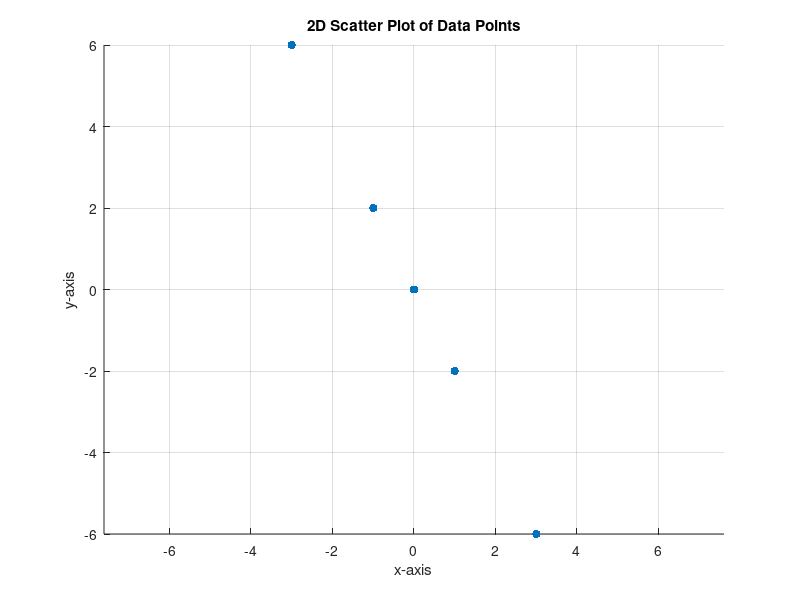

This chart was generated by the following MATLAB code: (Note: this script raises an error after producing the figure.)
clear all;
clc
%%%%%%% Part 1 %%%%%%%%
% Define the data points as two row vectors
x = [0, -1, -3, 1, 3];
y = [0, 2, 6, -2, -6];

% Create a scatter plot
figure;
scatter(x, y, 'filled');
xlabel('x-axis');
ylabel('y-axis');
title('2D Scatter Plot of Data Points');
grid on;

% Set the axis to have equal scales
axis equal;

%%%%%%% Part 2 %%%%%%%%
load USPS.mat

A2 = reshape(A(2,:), 16, 16);
%imshow(A2')

%To reconstruct images using the selected principal components v1 and v2, 
% you need to project the mean-centered data onto the principal components 
% and then add back the mean. 

% Get mean of all rows for each column 
% and result in a row vector with(1, 256)
Amean = mean(A); 
% Mean centered version of A
An = A - Amean;

%PCs from part1
v1 = [1; -2];
v2 = [2; 1];
v1n = v1/norm(v1);
v2n = v2/norm(v2);

PCs = zeros(256, 2);
PCs(1:2, 1) = v1n;
PCs(1:2, 2) = v2n;

% Project the mean-centered data onto the selected principal components
ProjectedData = An * PCs;

% Reconstruct the data by projecting it back onto the original space
ReconstructedData = ProjectedData * PCs';

% Add the mean back to the reconstructed data
ReconstructedA = ReconstructedData + mean(A);

% Reshape each row of ReconstructedA back into a 16x16 image:
numImages = size(ReconstructedA, 1);
reconstructedImages = cell(1, numImages);
for i = 1:numImages
    reconstructedImages{i} = reshape(ReconstructedA(i, :), [16, 16]);
end

figure
subplot(1,2,1)
imshow(reconstructedImages{1}', [])
subplot(1,2,2)
imshow(reconstructedImages{2}', [])

% Implement Principal Component Analysis (PCA) using SVD and apply to the data
[U, S, V] = svd(An);

numPCs = [10, 50, 100, 200];

reconstructionErrors1 = zeros(1, numel(numPCs));
reconstructionErrors2 = zeros(1, numel(numPCs));
reconstructedImagesSubset = cell(numel(numPCs), 2);

for i = 1:numel(numPCs)
    p = numPCs(i);
    PCs = V(:, 1:p);
    ProjectedData = An * PCs;
    ReconstructedData = ProjectedData * PCs';
    ReconstructedA1 = ReconstructedData + mean(A);    
    % Calculate the reconstruction error
    reconstructionErrors1(i) = sum(sum((A - ReconstructedA1).^2));

    % Using the truncated SVD decomposition
    ReconstructedA2 = U(:,1:p)*S(1:p,1:p)*PCs' + mean(A);
    reconstructionErrors2(i) = sum(sum((A - ReconstructedA2).^2));
    
    % Get the first two reconstructed images
    reconstructedImagesSubset{i, 1} = reshape(ReconstructedA1(1, :), [16, 16]);
    reconstructedImagesSubset{i, 2} = reshape(ReconstructedA1(2, :), [16, 16]);
end

figure;
plot(numPCs, reconstructionErrors1, '-o');
xlabel('Number of Principal Components (p)');
ylabel('Total Reconstruction Error');
title('Reconstruction Error vs. Number of Principal Components');
grid on;
hold on;
plot(numPCs, reconstructionErrors2, '-*');
legend('Project','Using truncated SVD')

figure;
for i = 1:numel(numPCs)
    for j = 1:2
        % Calculate the index for the subplot
        subplotIndex = (i - 1) * 2 + j;
        
        % Display the reconstructed image
        subplot(numel(numPCs), 2, subplotIndex);
        imshow(reconstructedImagesSubset{i, j}', []);
        title(sprintf('p = %d, Image %d', numPCs(i), j));
    end
end



